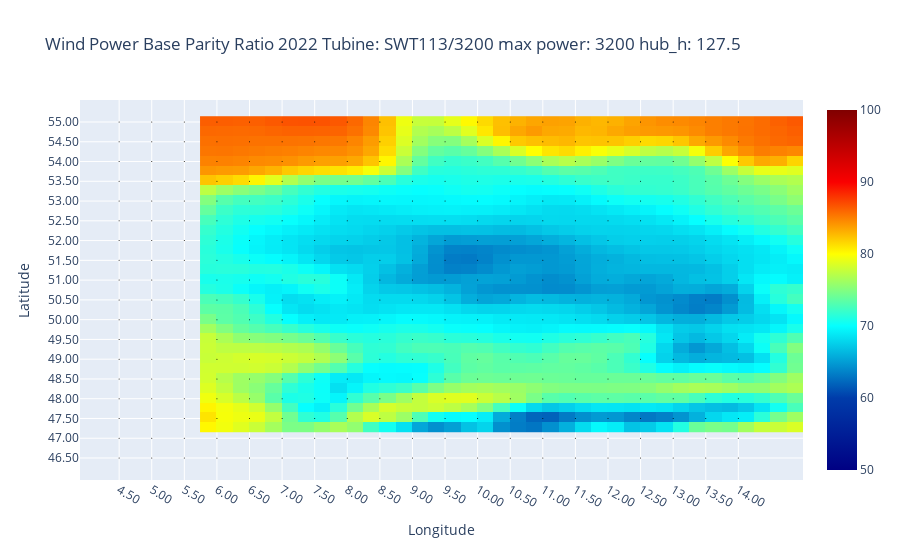

Notebook source saved alongside this figure:
### Code cell
import matplotlib.pyplot as plt
import cartopy.crs as ccrs
import cartopy.feature as cfeature
import cartopy.io.shapereader as shpreader

# Create a figure and axis with PlateCarree projection
fig = plt.figure(figsize=(10, 8))
ax = fig.add_subplot(1, 1, 1, projection=ccrs.Mercator())

# Set the desired latitude and longitude range for the map
lon_min, lon_max = int(min(longitude))-0.5, int(max(longitude))+0.5
lat_min, lat_max = int(min(latitude))-0.5, int(max(latitude))+0.5

# Set the gridline locations to match the x and y ticks
xticks = np.arange(lon_min, lon_max, 0.5)
yticks = np.arange(lat_min, lat_max, 0.5)

# Add the gridlines
ax.gridlines(xlocs=xticks, ylocs=yticks, linestyle='--', linewidth=0.5, color='gray')

ax.set_xticks(xticks)
ax.set_yticks(yticks)

# Customize the plot
ax.set_xlabel('Longitude')
ax.set_ylabel('Latitude')
ax.set_title("Wind Power Base Parity Ratio "+year[0]+" Tubine: "+turb_type.split('/')[0]+"/"+turb_type.split('/')[1]+" max power: "+str(max_power)+" hub_h: "+str(hubheight) )

# Format the tick labels with the desired precision
ax.xaxis.set_major_formatter('{:.1f}'.format)
ax.yaxis.set_major_formatter('{:.1f}'.format)

# Plot the power data on a map using imshow
im = ax.imshow(base_parity_ratio, cmap='jet', extent=(min(longitude), max(longitude), min(latitude), max(latitude)), vmin=50, vmax=100)

# Customize the colorbar
plt.colorbar(im, ax=ax, label='BPR %', boundaries=[x / 10 for x in range(550, 1001, 25)])

# Add the borders of Germany's Bundesländer
# Load the shapefile data for Germany's Bundesländer
shapefile_path = shpreader.natural_earth(resolution='10m', category='cultural', name='admin_1_states_provinces')
reader = shpreader.Reader(shapefile_path)
germany_b = reader.records()
# Find the record corresponding to Germany
germany_b_record = None
for record in germany_b:
    if record.attributes['iso_a2'] == 'DE':
        germany_b_record = record
        ax.add_geometries([germany_b_record.geometry], ccrs.Mercator(), facecolor='none', edgecolor='black')


# Save the plot to an image file
plt.savefig("wind_power_BPR_"+year[0]+"_tubine_"+turb_type.split('/')[0]+"_"+turb_type.split('/')[1]+"_max_pow_"+str(max_power)+"_hub_h_"+str(hubheight)+".png")

# Show the plot
plt.show()

import plotly.graph_objects as go
from plotly.offline import plot

# Create a grid of latitude and longitude values
lon_values = np.arange(lon_min, lon_max, 0.5)
lat_values = np.arange(lat_min, lat_max, 0.5)

# Create a heatmap trace
heatmap = go.Heatmap(
    z=base_parity_ratio,
    x=longitude,
    y=latitude,
    colorscale='Jet',
    zmin=50,
    zmax=100,
    hovertemplate='Longitude: %{x:.2f}<br>Latitude: %{y:.2f}<br>BPR: %{z:.1f} %<extra></extra>'
)

# Create a scatter trace for gridlines
gridlines = go.Scatter(
    x=np.repeat(lon_values, len(lat_values)),
    y=np.tile(lat_values, len(lon_values)),
    mode='markers',
    marker=dict(size=1, color='black'),
    hoverinfo='skip'
)

# Create a figure and add the traces
fig = go.Figure(data=[heatmap, gridlines])

# Configure the layout
fig.update_layout(
    title="Wind Power Base Parity Ratio "+year[0]+" Tubine: "+turb_type.split('/')[0]+"/"+turb_type.split('/')[1]+" max power: "+str(max_power)+" hub_h: "+str(hubheight) ,
    xaxis=dict(
        title='Longitude',
        tickmode='array',
        tickvals=lon_values,
        ticktext=[f'{val:.2f}' for val in lon_values]
    ),
    yaxis=dict(
        title='Latitude',
        tickmode='array',
        tickvals=lat_values,
        ticktext=[f'{val:.2f}' for val in lat_values]
    ),
    coloraxis_colorbar=dict(title='BPR %', titleside='right'),
)

# Show the interactive plot
fig.show()

# 
# Save the plot as an HTML file
plot(fig, filename="wind_power_BPR_"+year[0]+"_tubine_"+turb_type.split('/')[0]+"_"+turb_type.split('/')[1]+"_max_pow_"+str(max_power)+"_hub_h_"+str(hubheight)+".html")

### Figure 1 — Plotly figure (JSON) as saved in the notebook; plotly's stock layout.template omitted (floating-point values rounded to 4 significant figures; data arrays with more than 128 entries replaced by an {"elided": "..."} marker saying what was removed)
{"data": [{"colorscale": [[0, "rgb(0,0,131)"], [0.2, "rgb(0,60,170)"], [0.4, "rgb(5,255,255)"], [0.6, "rgb(255,255,0)"], [0.8, "rgb(250,0,0)"], [1, "rgb(128,0,0)"]], "hovertemplate": "Longitude: %{x:.2f}<br>Latitude: %{y:.2f}<br>BPR: %{z:.1f} %<extra></extra>", "type": "heatmap", "x": [5.866, 6.116, 6.366, 6.616, 6.866, 7.116, 7.366, 7.616, 7.866, 8.116, 8.366, 8.616, 8.866, 9.116, 9.366, 9.616, 9.866, 10.12, 10.37, 10.62, 10.87, 11.12, 11.37, 11.62, 11.87, 12.12, 12.37, 12.62, 12.87, 13.12, 13.37, 13.62, 13.87, 14.12, 14.37, 14.62, 14.87], "y": [55.02, 54.77, 54.52, 54.27, 54.02, 53.77, 53.52, 53.27, 53.02, 52.77, 52.52, 52.27, 52.02, 51.77, 51.52, 51.27, 51.02, 50.77, 50.52, 50.27, 50.02, 49.77, 49.52, 49.27, 49.02, 48.77, 48.52, 48.27, 48.02, 47.77, 47.52, 47.27], "z": {"elided": "32x37 float values"}, "zmax": 100, "zmin": 50}, {"hoverinfo": "skip", "marker": {"color": "black", "size": 1}, "mode": "markers", "type": "scatter", "x": {"elided": "360 float values"}, "y": {"elided": "360 float values"}}], "layout": {"coloraxis": {"colorbar": {"title": {"side": "right", "text": "BPR %"}}}, "title": {"text": "Wind Power Base Parity Ratio 2022 Tubine: SWT113/3200 max power: 3200 hub_h: 127.5"}, "xaxis": {"tickmode": "array", "ticktext": ["4.50", "5.00", "5.50", "6.00", "6.50", "7.00", "7.50", "8.00", "8.50", "9.00", "9.50", "10.00", "10.50", "11.00", "11.50", "12.00", "12.50", "13.00", "13.50", "14.00"], "tickvals": [4.5, 5, 5.5, 6, 6.5, 7, 7.5, 8, 8.5, 9, 9.5, 10, 10.5, 11, 11.5, 12, 12.5, 13, 13.5, 14], "title": {"text": "Longitude"}}, "yaxis": {"tickmode": "array", "ticktext": ["46.50", "47.00", "47.50", "48.00", "48.50", "49.00", "49.50", "50.00", "50.50", "51.00", "51.50", "52.00", "52.50", "53.00", "53.50", "54.00", "54.50", "55.00"], "tickvals": [46.5, 47, 47.5, 48, 48.5, 49, 49.5, 50, 50.5, 51, 51.5, 52, 52.5, 53, 53.5, 54, 54.5, 55], "title": {"text": "Latitude"}}}}
